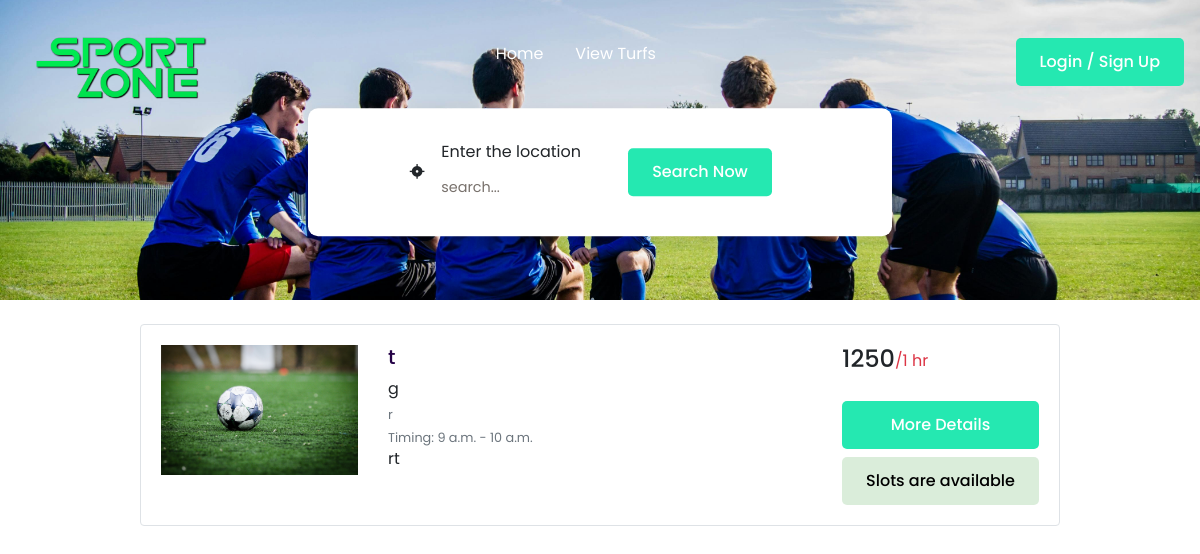
The page /viewturflist on the database as committed earlier.
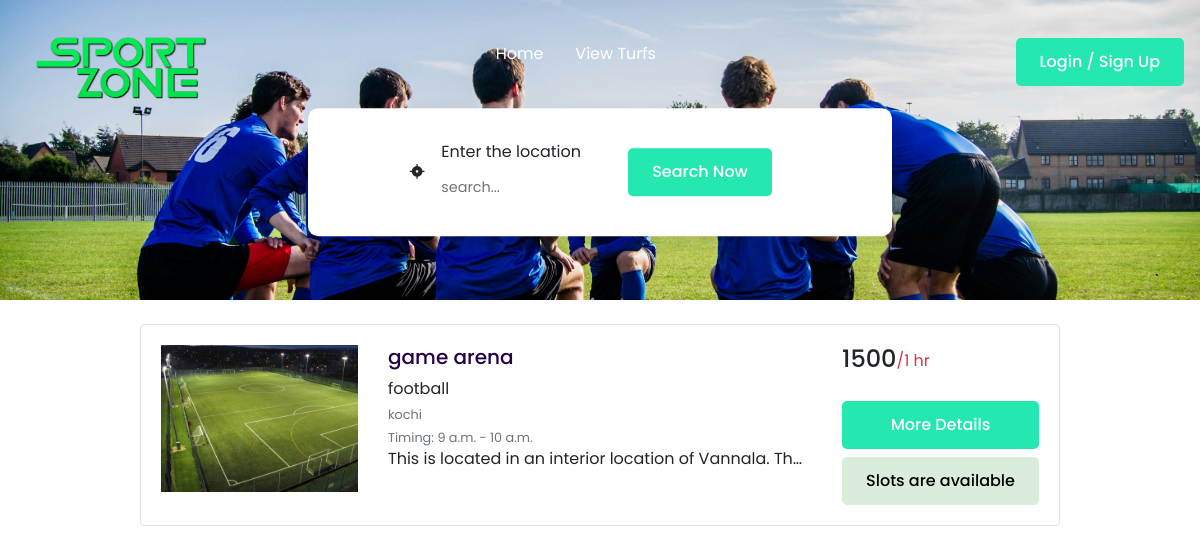
The same page on the database as committed later.
### turfowner/models.py (models this page shows, shortened)
class turf_table(models.Model):
    image=models.ImageField(default="turfimages/img.png",upload_to='turfimages')
    ownername=models.ForeignKey(User,on_delete=models.CASCADE,null=True)
    name=models.CharField(max_length=150,blank=False)
    game_type = models.CharField(max_length=50)
    location=models.TextField(blank=False)
    location_url=models.TextField()
    open_time=models.TimeField()
    close_time=models.TimeField()
    rent=models.CharField(max_length=5,default=0)
    discription=models.TextField()
    slots=models.BooleanField(default=True)
    closed = models.BooleanField(default=True)

### customer/views.py (the view)
# urls.py: path('viewturflist',views.viewturflist,name="viewturflist"),
def viewturflist(request):
    turfs = turf_table.objects.all()
    return render(request, 'viewturflist.html', {'turfs': turfs})

### templates/viewturflist.html (shortened to what this page needs)
{% load static %}
<!DOCTYPE html>
<html lang="en">
<head>
    <link href="https://cdn.jsdelivr.net/npm/remixicon@4.0.0/fonts/remixicon.css" rel="stylesheet" />
    <link rel="stylesheet" href="https://cdn.jsdelivr.net/npm/bootstrap@4.4.1/dist/css/bootstrap.min.css"
>
    <link rel="stylesheet" href="{% static 'style.css' %}" />
</head>
<body>
    <header class="header" style="background-color: rgb(0, 100, 67);">
        <nav>
            <div class="nav__bar">
                <div class="logo" style="width: fit-content;height: 60px;padding: 0;">
                    <a href="{% url 'userhome' %}" style="padding:0"><img src="{% static 'logo.png' %}" alt="logo"
                            style="width: 200px;" /></a>
                </div>
            </div>
            {% if request.user.username %}
            <ul class="nav__links " id="nav-links">
                <li><a href="{% url 'userhome' %}">Home</a></li>
                <li><a href="{% url 'viewturflist' %}">View Turfs </a></li>
                <li><a href="{% url 'userbookings' %}">Your Booking </a></li>
            </ul>
            <a href="{% url 'userlogout' %}"><button class="btn nav__btn">Logout</button></a>
            {% else %}
            <ul class="nav__links" id="nav-links">
                <li><a href="{% url 'userhome' %}">Home</a></li>
                <li><a href="{% url 'viewturflist' %}">View Turfs </a></li>
            </ul>
            <a href="{% url 'userlogin' %}"><button class="btn nav__btn">Login / Sign Up</button></a>
            {% endif %}
        </nav>
        <section class="section__container booking__container mt-5">
            <form action="{% url 'searchturf' %}" class="booking__form">
                <div class="input__group">
                    <span><i class="ri-focus-3-fill"></i></span>
                    <div>
                        <label for="guest">Enter the location</label>
                        <input type="text" placeholder="search..." name="query" />
                    </div>
                </div>
                <div class="input__group input__btn">
                    <button class="btn">Search Now</button>
                </div>
            </form>
        </section>
    </header>
    {% if turfs %}
    <div class="container my-4">
        {% for i in turfs reversed %}
        <div class="row justify-content-center mb-3">
            <div class="col-md-12 col-xl-10">
                <div class="card shadow-0 border rounded-4" id="cardrow">
                    <div class="card-body">
                        <div class="row">
                            <div class="col-md-12 col-lg-3 col-xl-3 mb-4 mb-lg-0">
                                <div class="bg-image hover-zoom ripple rounded ripple-surface">
                                    <img src="{{ i.image.url }}" class="w-100" alt="Turf Image" />
                                </div>
                            </div>
                            <div class="col-md-6 col-lg-6 col-xl-6">
                                <h5 style="color: rgb(36, 1, 70);">{{ i.name }}</h5>
                                <div class="d-flex flex-row">
                                    <span>{{ i.game_type }}</span>
                                </div>
                                <div class="mt-1 mb-0 text-muted small">
                                    <span>{{ i.location }}<br /></span>
                                </div>
                                <div class="mt-1 mb-0 text-muted small">
                                    <span>Timing: {{ i.open_time }} - {{ i.close_time }}<br /></span>
                                </div>
                                <p class="text-truncate mb-4 mb-md-0">
                                    {{ i.discription }}
                                </p>
                            </div>
                            <div class="col-md-6 col-lg-3 col-xl-3 border-sm-start-none border-start">
                                <div class="d-flex flex-row align-items-center mb-1">
                                    <h4 class="mb-1 me-1">{{ i.rent }}</h4>
                                    <span class="text-danger">/1 hr</span>
                                </div>
                                <div class="d-flex flex-column mt-4">
                                    <a href="{% url 'available_slots' i.id %}" class="btn btn-primary py-0"
                                        style="background-color:transparent;padding: 0;">
                                        <button data-mdb-button-init data-mdb-ripple-init class="btn btn-primary btn-sm"
                                            style="width: 100%;" type="button">
                                            More Details
                                        </button>
                                    </a>
                                    {% if i.closed %}
                                    <div class="btn btn-disabled mt-2"
                                        style="background-color: rgba(0, 128, 0, 0.145);color: black;">
                                        Turf Closed
                                    </div>
                                    {% else %}
                                    {% if i.slots %}
                                    <div class="btn btn-disabled mt-2"
                                        style="background-color: rgba(0, 128, 0, 0.145);color: black;">
                                        Slots are available
                                    </div>
                                    {% else %}
                                    <button data-mdb-button-init data-mdb-ripple-init
                                        class="btn btn-outline-primary btn-sm mt-2" type="button" disabled>
                                        No slots
                                    </button>
                                    {% endif %}
                                    {% endif %}
                                </div>
                            </div>
                        </div>
                    </div>
                </div>
            </div>
        </div>
        {% endfor %}
    </div>
    {% else %}
    <div class="container py-5" style="text-align: center;">
        No data available
    </div>
    {% endif %}
</body>
</html>

### static/style.css (style rules this page uses)
:root { --primary-color: #25e8b1; --primary-color-dark: #11ed69; --text-dark: #0c0a09; --text-light: #78716c; --white: #ffffff; --max-width: 1200px; }
* { padding: 0; margin: 0; box-sizing: border-box; }
.section__container { max-width: var(--max-width); margin: auto; padding: 5rem 1rem; }
.btn { padding: 0.75rem 1.5rem; outline: none; border: none; font-size: 1rem; font-weight: 500; color: var(--white); background-color: var(--primary-color); border-radius: 5px; cursor: pointer; transition: 0.3s; }
img { width: 100%; display: flex; }
a { text-decoration: none; }
.logo { max-width: 120px; }
html, body { scroll-behavior: smooth; }
body { font-family: "Poppins", sans-serif; }
.header { background-image: url('static/realsport.jpg'); background-position: center center; background-size: cover; background-repeat: no-repeat; }
nav { position: fixed; isolation: isolate; top: 0; width: 100%; max-width: var(--max-width); margin: auto; z-index: 9; }
.nav__bar { padding: 1rem; display: flex; align-items: center; justify-content: space-between; gap: 2rem; background-color: var(--primary-color); }
.nav__links { list-style: none; position: absolute; width: 100%; padding: 2rem; display: flex; align-items: center; flex-direction: column; gap: 2rem; background-color: rgba(188, 28, 92, 0.9); transform: translateY(-100%); transition: 0.5s; z-index: -1; }
.nav__links a { position: relative; isolation: isolate; padding-bottom: 8px; color: var(--white); transition: 0.3s; }
.nav__btn { display: none; }
.booking__container { padding-block: 0; }
.booking__form { padding: 2rem; display: flex; width: 50%; gap: -3rem; margin: 0 auto; align-items: center; justify-content: center; flex-wrap: wrap; background-color: var(--white); border-radius: 10px; transform: translateY(-50%); box-shadow: 5px 5px 20px rgba(0, 0, 0, 0.1); }
.input__group { flex: 0 1 200px; display: flex; align-items: center; justify-content: center; gap: 1rem; }
.input__group input { display: block; width: 100%; max-width: 150px; padding-block: 5px; color: var(--text-dark); font-size: 0.9rem; outline: none; border: none; }
.input__group input::placeholder { color: var(--text-light); }
@media (width > 768px) { nav { padding: 2rem 1rem; position: static; display: flex; align-items: center; justify-content: space-between; } }
@media (width > 768px) { .nav__bar { padding: 0; background-color: transparent; } }
@media (width > 768px) { .nav__links { padding: 0; width: unset; position: static; transform: none; flex-direction: row; background-color: transparent; } }
@media (width > 768px) { .nav__btn { display: block; } }
@media (width > 768px) { .nav__links a::after { position: absolute; content: ""; left: 0; bottom: 0; height: 2px; width: 0; background-color: var(--primary-color); transition: 0.3s; transform-origin: left; } }

Rows that differ between the two databases and show on the page:
removed turf_table: image (picture), name "t", game_type "g", location "r", open_time "9 a.m.", close_time "10 a.m.", discription "rt", rent "1250", closed "Slots are available"
added turf_table: image (picture), name "game arena", game_type "football", location "kochi", open_time "9 a.m.", close_time "10 a.m.", discription "This is located in an interior location of Vannala. Th…", rent "1500", closed "Slots are available"
